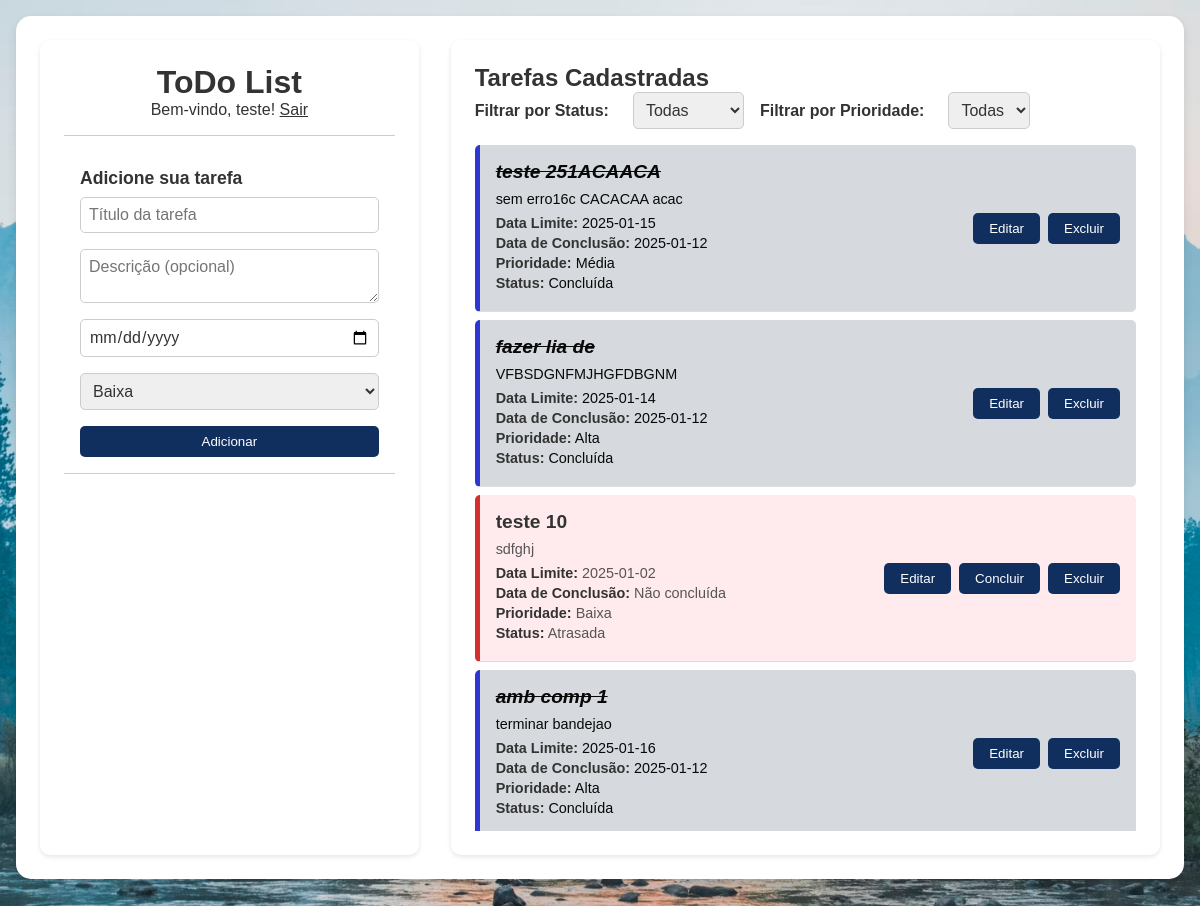
The app's page /tarefas (signed in) with its own data.
### tables this page shows
CREATE TABLE Tarefa (
        ID_Tarefa INTEGER PRIMARY KEY AUTOINCREMENT,
        Titulo TEXT NOT NULL,
        Descricao TEXT,
        Data_Limite DATE,
        Data_Conclusao DATE,
        Status TEXT CHECK(Status IN ('Pendente', 'Concluída', 'Atrasada')) DEFAULT 'Pendente',
        Prioridade INTEGER CHECK(Prioridade IN (1, 2, 3)), -- 1: Alta, 2: Média, 3: Baixa
      
        ID_Usuario INTEGER NOT NULL,
        FOREIGN KEY (ID_Usuario) REFERENCES Usuario(ID_Usuario) ON DELETE CASCADE
    );

### app/routes.py (the view)
    @app.route('/tarefas')
    def tarefas():
        if 'usuario_id' not in session:
            flash('Você precisa fazer login para acessar esta página.', 'error')
            return redirect(url_for('login'))
        filtro_status = request.args.get('filtro_status', 'Todas')
        filtro_prioridade = request.args.get('filtro_prioridade', 'Todas')
        conn = conectar()
        c = conn.cursor()
        query = '''
        SELECT ID_Tarefa, Titulo, Descricao, Data_Limite, Status, Data_Conclusao, Prioridade
        FROM Tarefa
        WHERE ID_Usuario = ?
        '''
        params = [session['usuario_id']]
        if filtro_status != 'Todas':
            query += ' AND Status = ?'
            params.append(filtro_status)
        if filtro_prioridade != 'Todas':
            query += ' AND Prioridade = ?'
            params.append(int(filtro_prioridade))
        c.execute(query, tuple(params))
        tarefas = c.fetchall()
        conn.close()
        return render_template('index.html', tarefas=tarefas)

### app/models.py (called while the page is built)
def conectar():
    return sqlite3.connect(DB_PATH)

### app/templates/index.html (shortened to what this page needs)
<!DOCTYPE html>
<html lang="en">
<head>
    <link rel="stylesheet" href="{{ url_for('static', filename='css/styles.css') }}" />
</head>
<body>
    <div class="main-container">
        <div class="cadastro-container">
            <header>
                <h1>ToDo List</h1>
                <p>Bem-vindo, {{ session['username'] }}! <a href="{{ url_for('logout') }}">Sair</a></p>
            </header>
            <form id="todo-form" action="{{ url_for('criar_tarefa') }}" method="POST">
                <p>Adicione sua tarefa</p>
                <div class="form-control">
                    <input type="text" id="todo-input" name="titulo" placeholder="Título da tarefa" required />
                    <textarea name="descricao" placeholder="Descrição (opcional)"></textarea>
                    <input type="date" name="data_limite" placeholder="Data Limite" />
                    <select name="prioridade">
                        <option value="3" selected>Baixa</option>
                    </select>
                    <button type="submit">
                         Adicionar
                    </button>
                </div>
            </form>
        </div>
        <div class="tarefas-container">
            <h2>Tarefas Cadastradas</h2>
            <div class="filtro-container">
                <label for="filtro-status">Filtrar por Status:</label>
                <select id="filtro-status">
                    <option value="Todas">Todas</option>
                </select>
                <label for="filtro-prioridade">Filtrar por Prioridade:</label>
                <select id="filtro-prioridade">
                    <option value="Todas">Todas</option>
                </select>
            </div>
            <div id="todo-list">
                {% for tarefa in tarefas %}
                <div class="todo {% if tarefa[4] == 'Concluída' %}done{% elif tarefa[4] == 'Atrasada' %}atrasada{% elif tarefa[4] == 'Pendente' %}pendente{% endif %}" data-id="{{ tarefa[0] }}" data-status="{{ tarefa[4] }}">
                    <div class="todo-info">
                        <h3>{{ tarefa[1] }}</h3>
                        <p>{{ tarefa[2] }}</p>
                        <div class="todo-details">
                            <p><strong>Data Limite:</strong> {{ tarefa[3] }}</p>
                            <p><strong>Data de Conclusão:</strong> {{ tarefa[5] if tarefa[5] else "Não concluída" }}</p>
                            <p><strong>Prioridade:</strong>
                                {% if tarefa[6] == 1 %}
                                    Alta
                                {% elif tarefa[6] == 2 %}
                                    Média
                                {% else %}
                                    Baixa
                                {% endif %}
                            </p>
                            <p><strong>Status:</strong> {{ tarefa[4] }}</p>
                        </div>
                    </div>
                    <div class="todo-actions">
                        <button onclick="editarTarefa('{{ tarefa[0] }}')">
                             Editar
                        </button>
                        {% if tarefa[4] != 'Concluída' %}
                            <form action="{{ url_for('atualizar_status', id_tarefa=tarefa[0]) }}" method="POST" class="finish-todo" onsubmit="hideButton(this)">
                                <button type="submit">
                                     Concluir
                                </button>
                            </form>
                        {% endif %}
                        <form action="{{ url_for('excluir_tarefa', id_tarefa=tarefa[0]) }}" method="POST" class="remove-todo">
                            <button type="submit">
                                 Excluir
                            </button>
                        </form>
                    </div>
                </div>
                {% endfor %}
            </div>
        </div>
    </div>
</body>
</html>

### app/static/css/styles.css (style rules this page uses)
* { padding: 0; margin: 0; box-sizing: border-box; font-family: Verdana, sans-serif; color: #333; }
body { background-image: url("../img/bg.jpg"); background-position: center; background-size: cover; min-height: 100vh; display: flex; justify-content: center; align-items: center; padding: 1rem; }
.main-container { display: flex; gap: 2rem; max-width: 1200px; width: 100%; background-color: rgba(253, 253, 253, 0.9); padding: 1.5rem; border-radius: 15px; box-shadow: 0 4px 10px rgba(0, 0, 0, 0.1); }
.cadastro-container { flex: 1; background-color: #fff; padding: 1.5rem; border-radius: 10px; box-shadow: 0 2px 5px rgba(0, 0, 0, 0.1); }
.tarefas-container { flex: 2; background-color: #fff; padding: 1.5rem; border-radius: 10px; box-shadow: 0 2px 5px rgba(0, 0, 0, 0.1); }
header { text-align: center; padding: 0 1rem 1rem; border-bottom: 1px solid #ccc; margin-bottom: 1rem; }
#todo-form, #edit-form { padding: 1rem; border-bottom: 1px solid #ccc; margin-bottom: 1rem; }
#todo-form p, #edit-form p { margin-bottom: 0.5rem; font-weight: bold; font-size: 1.1rem; }
.form-control { display: flex; flex-direction: column; gap: 0.5rem; }
.form-control input, .form-control textarea, .form-control select { padding: 0.5rem; border: 1px solid #ccc; border-radius: 5px; font-size: 1rem; width: 100%; margin-bottom: 0.5rem; }
.form-control button { padding: 0.5rem 1rem; background-color: #102f5e; color: #fff; border: none; border-radius: 5px; cursor: pointer; transition: 0.3s; }
.todo { display: flex; justify-content: space-between; align-items: center; padding: 1rem; border-bottom: 1px solid #ddd; background-color: #f9f9f9; border-radius: 5px; margin-bottom: 0.5rem; }
.todo-info { flex: 1; }
.todo-info h3 { font-size: 1.2rem; margin-bottom: 0.5rem; }
.todo-info p { margin: 0; font-size: 0.9rem; color: #555; }
.todo-details { margin-top: 0.5rem; }
.todo-details p { margin: 0.25rem 0; font-size: 0.9rem; color: #555; }
.todo-actions { display: flex; gap: 0.5rem; margin-left: auto; }
.todo-actions form { margin: 0; }
.todo-actions button { padding: 0.5rem 1rem; border: none; border-radius: 5px; cursor: pointer; transition: 0.3s; background-color: #102f5e; color: #fff; }
.done { background-color: #d6dade; border-left: 5px solid #2f37d3; }
.done h3, .done p { color: #080808; }
.done h3 { text-decoration: line-through; font-style: italic; }
.atrasada { background-color: #ffebee; border-left: 5px solid #d32f2f; }
.filtro-container { margin-bottom: 1rem; }
.filtro-container label { font-weight: bold; margin-right: 0.5rem; }
.filtro-container select { padding: 0.5rem; border: 1px solid #ccc; border-radius: 5px; font-size: 1rem; }
body { margin: 0; font-family: Arial, sans-serif; background-color: #f4f4f9; display: flex; justify-content: center; align-items: center; height: 100vh; }
body { margin: 0; font-family: Arial, sans-serif; background-color: #f4f4f9; display: flex; justify-content: center; align-items: flex-start; min-height: 100vh; padding: 1rem; overflow-y: auto; }
.main-container { display: flex; gap: 2rem; max-width: 1200px; width: 100%; background-color: #fff; padding: 1.5rem; border-radius: 15px; box-shadow: 0 4px 10px rgba(0, 0, 0, 0.1); overflow-y: auto; }
.tarefas-container { flex: 2; background-color: #fff; padding: 1.5rem; border-radius: 10px; box-shadow: 0 2px 5px rgba(0, 0, 0, 0.1); overflow-y: auto; max-height: 80vh; }
#todo-list { max-height: 60vh; overflow-y: auto; }
.todo-actions { display: flex; gap: 0.5rem; }
.done { background: #d6dade; }
.filtro-container { display: flex; gap: 1rem; margin-bottom: 1rem; align-items: center; }

### records on screen
Tarefa: Titulo "teste 251ACAACA", Descricao "sem erro16c CACACAA acac", Data_Limite "2025-01-15", Data_Conclusao "2025-01-12", Prioridade "Média", Status "Concluída"
Tarefa: Titulo "fazer lia de", Descricao "VFBSDGNFMJHGFDBGNM", Data_Limite "2025-01-14", Data_Conclusao "2025-01-12", Prioridade "Alta", Status "Concluída"
Tarefa: Titulo "teste 10", Descricao "sdfghj", Data_Limite "2025-01-02", tarefa "Não concluída", Prioridade "Baixa", Status "Atrasada"
Tarefa: Titulo "amb comp 1", Descricao "terminar bandejao", Data_Limite "2025-01-16", Data_Conclusao "2025-01-12", Prioridade "Alta", Status "Concluída"

### other values on screen
{{ session['username'] }} "teste"
